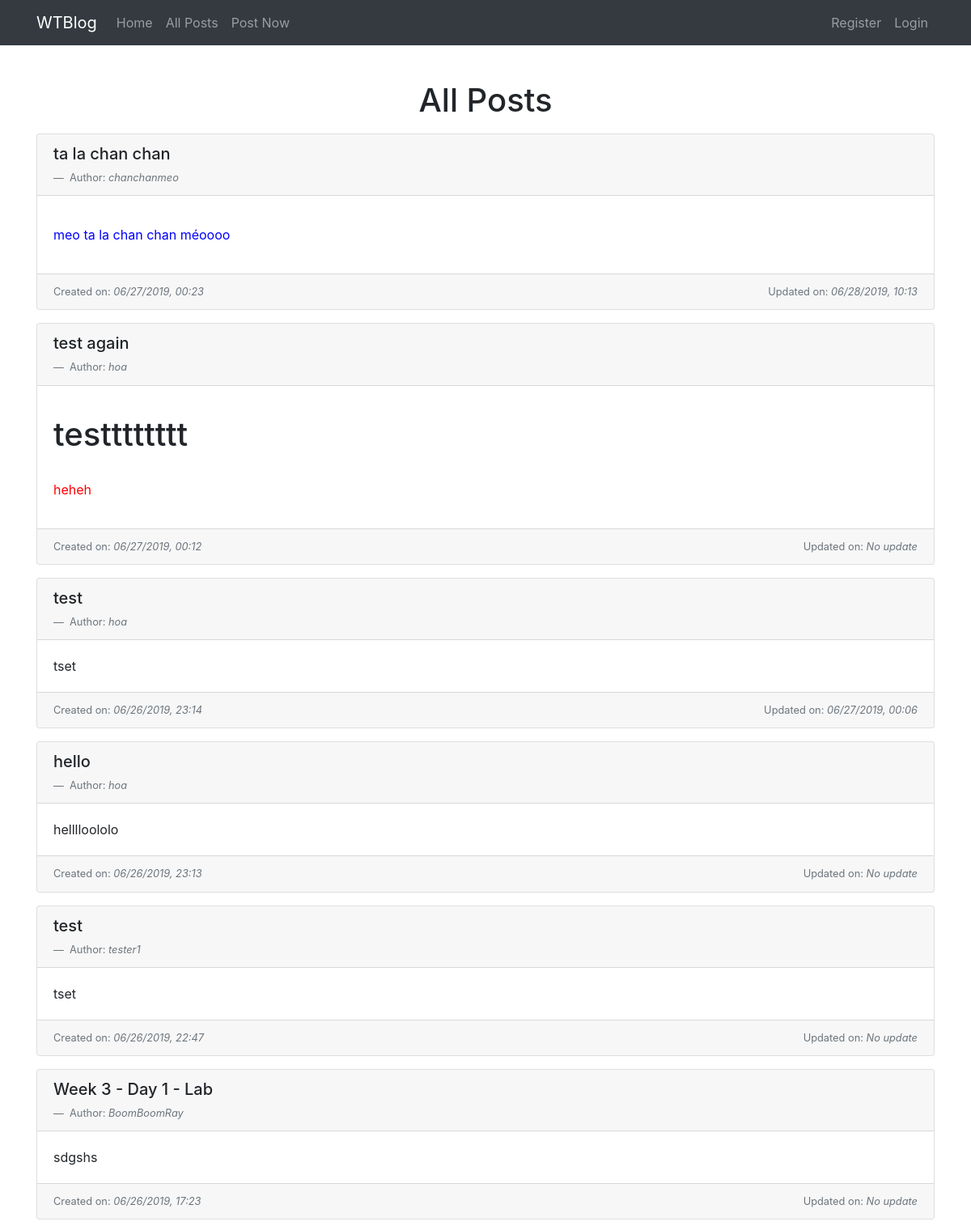
The page /posts on the database its author committed.
### blog.py (models this page shows)
class Blogs(db.Model):
    id = db.Column(db.Integer, primary_key=True)
    title = db.Column(db.String(150), nullable=False)
    body = db.Column(db.String(), nullable=False)
    author_name = db.Column(db.String(80), nullable=False)
    created_on = db.Column(db.DateTime)
    updated_on = db.Column(db.DateTime)

### blog.py (the view)
@app.route("/posts")
def posts():
    posts = Blogs.query.all()
    return render_template("posts.html", posts=posts)

### templates/posts.html (shortened to what this page needs)
{% extends "base.html" %}
{% block head %}
<h1>All Posts</h1>
{% endblock %}
{% block body %}
{% for post in posts[::-1] %}
<div class="row py-2">
    <div class="col">
        <div class="card">
            <ul class="card-header d-flex list-unstyled">
                <li>
                    <h5>{{ post.title }}</h5>
                    <footer class="blockquote-footer">
                        Author:
                        <cite title="{{ post.author_name }}">
                            {{ post.author_name }}
                        </cite>
                    </footer>
                </li>
            </ul>
            <div class="card-body">
                <p class="card-text">{{ post.body|safe }}</p>
            </div>
            <small>
                <ul class="card-footer text-muted d-flex list-unstyled m-0">
                    <li>Created on: <i>{{ post.created_on.strftime("%m/%d/%Y, %H:%M") }}</i></li>
                    {% if not post.updated_on %}
                    <li class="ml-auto">Updated on: <i>No update</i></li>
                    {% else %}
                    <li class="ml-auto">Updated on: <i>{{ post.updated_on.strftime("%m/%d/%Y, %H:%M") }}</i></li>
                    {% endif %}
                </ul>
            </small>
        </div>
    </div>
</div>
{% endfor %}
{% endblock %}

### templates/base.html (shortened to what this page needs)
<!DOCTYPE html>
<html lang="en">
<head>
    <link rel="stylesheet" href="https://maxcdn.bootstrapcdn.com/bootstrap/4.0.0/css/bootstrap.min.css"
>
    <link rel="stylesheet" href="{{ url_for('static', filename='css/style.css') }}">
</head>
<body>
    <nav class="navbar navbar-expand-lg navbar-dark bg-dark fixed-top">
        <div class="container">
            {% if current_user.username %}
            <a class="navbar-brand" href="{{ url_for('posts') }}">WTBlog</a>
            {% else %}
            <a class="navbar-brand" href="{{ url_for('index') }}">WTBlog</a>
            {% endif %}
            <div class="collapse navbar-collapse" id="navbarNav">
                <ul class="navbar-nav mr-auto">
                    {% if current_user.username %}
                    <li class="nav-item">
                        <a class="nav-link" href="{{ url_for('posts') }}">All Posts <span
                                class="sr-only">(current)</span></a>
                    </li>
                    {% else %}
                    <li class="nav-item">
                        <a class="nav-link" href="{{ url_for('index') }}">Home </a>
                    </li>
                    <li class="nav-item">
                        <a class="nav-link" href="{{ url_for('posts') }}">All Posts</a>
                    </li>
                    {% endif %}
                    <li class="nav-item">
                        <a class="nav-link" href="{{ url_for('create') }}">Post Now</a>
                    </li>
                </ul>
                <ul class="navbar-nav ml-auto">
                    {% if current_user.username %}
                    <li class="nav-item">
                        <a class="nav-link" href="{{ url_for('logout') }}">Logout</a>
                    </li>
                    {% else %}
                    <li class="nav-item">
                        <a class="nav-link" href="{{ url_for('register') }}">Register</a>
                    </li>
                    <li class="nav-item">
                        <a class="nav-link" href="{{ url_for('login') }}">Login</a>
                    </li>
                    {% endif %}
                </ul>
            </div>
        </div>
    </nav>
    <section style="margin-top: 100px">
        <div class="container">
            <div class="row">
                <div class="col-12 text-center">
                    {% block head %}
                    {% endblock %}
                </div>
                <div class="col-12 text-center">
                </div>
            </div>
            {% block body %}
            {% endblock %}
    </section>
</body>
</html>

### rows shown on the page
Blogs: title "ta la chan chan", author_name "chanchanmeo", body "meo ta la chan chan méoooo", created_on "06/27/2019, 00:23", updated_on "06/28/2019, 10:13"
Blogs: title "test again", author_name "hoa", body "testttttttt heheh", created_on "06/27/2019, 00:12", shows "Updated on:"
Blogs: title "test", author_name "hoa", body "tset", created_on "06/26/2019, 23:14", updated_on "06/27/2019, 00:06"
Blogs: title "hello", author_name "hoa", body "helllloololo", created_on "06/26/2019, 23:13", shows "Updated on:"
Blogs: title "test", author_name "tester1", body "tset", created_on "06/26/2019, 22:47", shows "Updated on:"
Blogs: title "Week 3 - Day 1 - Lab", author_name "BoomBoomRay", body "sdgshs", created_on "06/26/2019, 17:23", shows "Updated on:"
